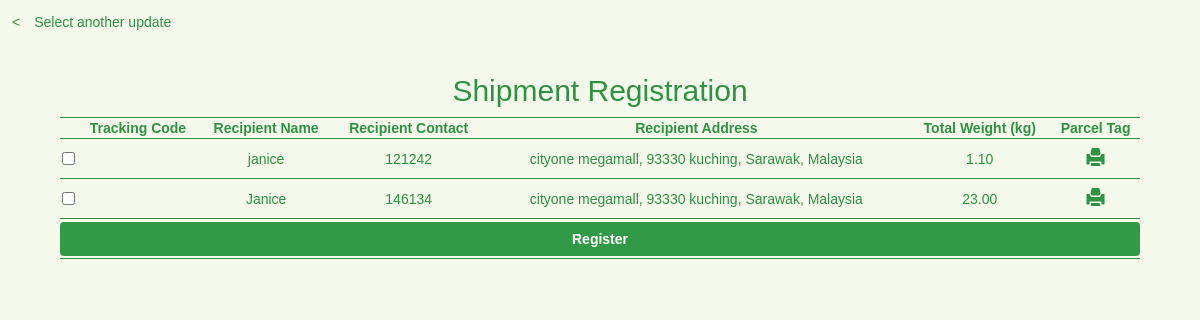
/admin/registers.php, run on an earlier commit of the app's database.
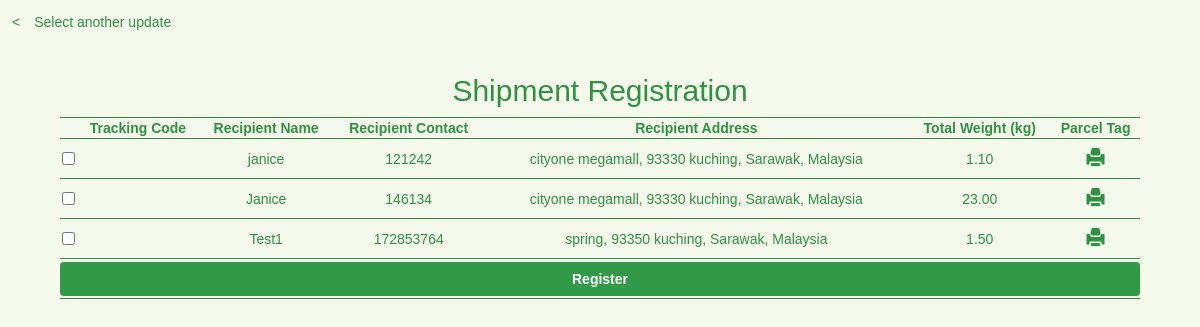
And on a later commit of the database.
### tables this page shows
CREATE TABLE `shipping` (
  `shipping_id` int(11) NOT NULL,
  `user_id` int(11) NOT NULL,
  `recipient_name` varchar(50) NOT NULL,
  `recipient_contact` varchar(15) NOT NULL,
  `remark` varchar(255) DEFAULT NULL,
  `address_id` int(11) NOT NULL,
  `weight` decimal(10,2) NOT NULL,
  `price` varchar(20) NOT NULL,
  `status` text NOT NULL,
  `datetime` timestamp NOT NULL DEFAULT CURRENT_TIMESTAMP ON UPDATE CURRENT_TIMESTAMP,
  `tracking_code` varchar(25) DEFAULT NULL,
  `payment_id` int(11) NOT NULL,
  `review` text,
  `top_up_id` varchar(11) DEFAULT NULL,
  `destination_station` varchar(100) NOT NULL
);

CREATE TABLE `address` (
  `address_id` int(11) NOT NULL,
  `user_id` int(11) NOT NULL,
  `address` varchar(100) NOT NULL,
  `state` varchar(100) NOT NULL,
  `city` varchar(100) NOT NULL,
  `country` varchar(50) NOT NULL,
  `postcode` int(11) NOT NULL
);

### admin/registers.php (the view, shortened to what this page needs)
<?php
require_once '../connection/config.php';
$query = "SELECT *
           FROM shipping sh
           JOIN address ad
           ON sh.address_id = ad.address_id
           WHERE sh.status='Proceed'";
$result = mysqli_query($con, $query);
        ?>
<!DOCTYPE html>
<html>
    <head>
        <link rel="stylesheet" href="https://maxcdn.bootstrapcdn.com/bootstrap/3.3.7/css/bootstrap.min.css">
        <link href="../frameworks/css/style.css" rel="stylesheet"/>
        <link rel="stylesheet" href="https://cdnjs.cloudflare.com/ajax/libs/font-awesome/4.7.0/css/font-awesome.min.css">
    </head>
    <body class="userbg">
        <div class="row updaterow1">
            <div class="col-xs-12 col-md-12 col-lg-12">
                <p>
                    <a href="main.php#adupdate" class="aback">&lt;&emsp;Select another update</a>
                </p>
            </div>
        </div>
        <div class="row userrow2 center" id="updateview">
            <div class="col-xs-12 col-md-12 col-lg-12">
                <h2 class="bigh2 pagetitle hidden-xs hidden-sm">Shipment Registration</h2>
                <div class="row">
                    <div class="col-xs-12 col-md-12 col-lg-12 updatecontainer">
                        <form action="registers.php" method="post">
                            <table class="purchasetable">
                                <tr>
                                    <th></th>
                                    <th>Tracking Code</th>
                                    <th>Recipient Name</th>
                                    <th>Recipient Contact</th>
                                    <th>Recipient Address</th>
                                    <th>Total Weight (kg)</th>
                                    <th>Parcel Tag</th>
                                </tr>
                                <?php
                                    if(mysqli_num_rows($result) > 0)
                                    {
                                        while($row = mysqli_fetch_array($result))
                                        {
                                            ?>
                                        <tr class="bodyrow">
                                            <td>
                                                <input type="checkbox" name="tcode[]" value="<?php echo $row['tracking_code']?>" /></td>
                                            <td><?php echo $row['tracking_code']; ?></td>
                                            <td><?php echo $row['recipient_name'];?></td>
                                            <td><?php echo $row['recipient_contact'];?></td>
                                            <td><?php echo $row['address'].", ".$row['postcode']." ".$row['city'].", ".$row['state'].", ".$row['country'];;?></td>
                                            <td><?php echo $row['weight']?></td>
                                            <td>
                                                <a href="tag.php?s_id=<?php echo $row['tracking_code']; ?>" class="btn btn-default btn-xs btnDelete" target="_blank"><span class="glyphicon glyphicon-print"></span></button>
                                            </td>
                                        </tr>
                                    <?php
                                        }
                                    }
                                    else
                                    {
                                    ?>
                                    <tr>
                                        <td colspan="7">No shipments ready for registration.</td>
                                    </tr>
                                <?php
                                    }
                                ?>
                                <tr>
                                    <td colspan="8">
                                        <input type="submit" class="btn btnAdd" name="register" value="Register" />
                                    </td>
                                </tr>
                            </table>
                        </form>
                    </div>
                </div>
            </div>
        </div>
    </body>
</html>

What changed in the data, as far as the page shows it:
added shipping: recipient_name "Test1", recipient_contact "172853764", address.address "spring", address.postcode "93350", address.city "kuching", address.state "Sarawak", address.country "Malaysia", weight "1.50"
